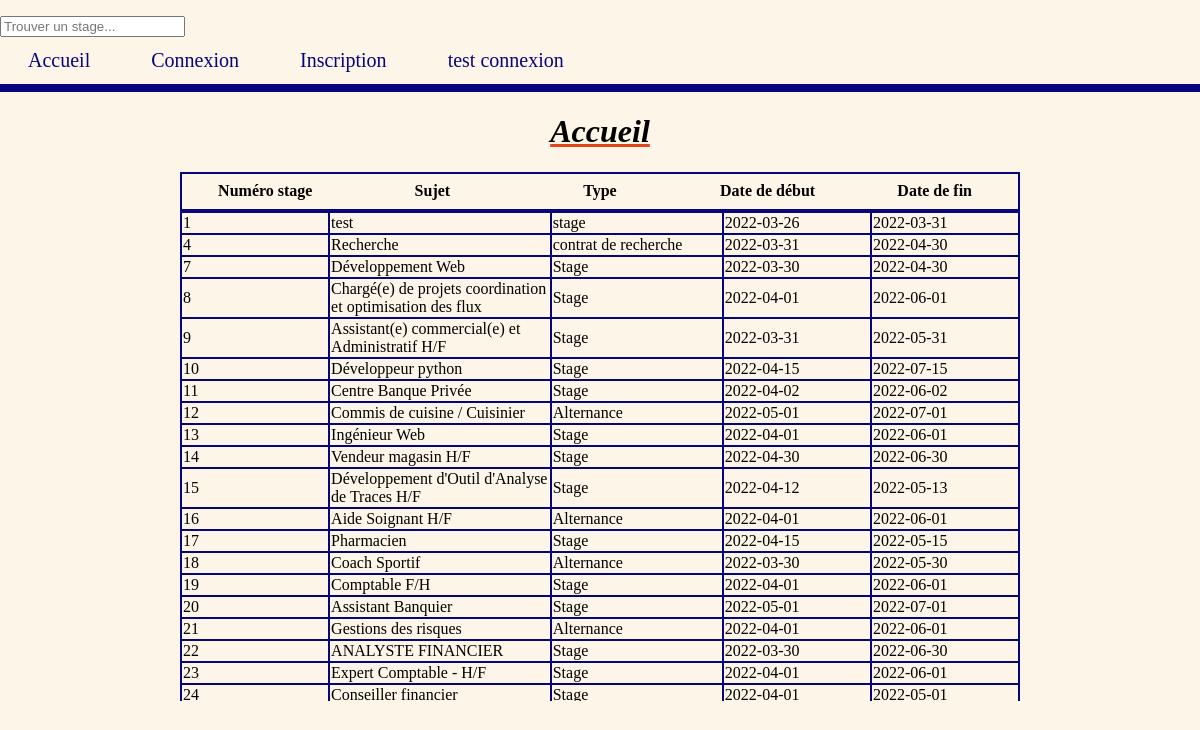
The page / on the database its author committed.
### tables this page shows
CREATE TABLE `stage` (
  `id_stage` int(11) NOT NULL,
  `sujet` varchar(100) NOT NULL,
  `contenu` text NOT NULL,
  `pref_etu` varchar(50) DEFAULT NULL,
  `date_debut` date DEFAULT NULL,
  `date_fin` date DEFAULT NULL,
  `date_supp` date DEFAULT NULL,
  `methode_cand` text,
  `type` varchar(100) DEFAULT NULL,
  `id_contact` int(11) NOT NULL
);

### index.php (the view, shortened to what this page needs)
<?php
	$servername = "localhost";
	$username = "root";
	$password = "root";
	$dbname = "gestion_stage";
	$conn = new mysqli($servername, $username, $password,$dbname);
?>
<!DOCTYPE html>
<html>
    <head>
         <link rel='stylesheet' type='text/css' href='site.css'>
    </head>
	<body>
		<header>
			<input id="searchbar" onkeyup="search_stage()" type="text"
			name="search" placeholder="Trouver un stage...">
			<ul class="menu">
			    <li>
			        <a href="index.php">Accueil</a>
			    </li>
			    <li>
			        <a href="connexion.php">Connexion</a>
			    </li>
			    <li>
			        <a href="inscription_etudiant.php">Inscription</a>
			    </li>
			    <li>
			        <a href="Etudiant.php">test connexion</a>
			    </li>
			</ul>
		</header>
		<h1>
		Accueil
		</h1>
<div>
	<table align="center">
			<thead>
				<tr>
					<th>Numéro stage</th>
					<th>Sujet</th>
					<th>Type</th>
					<th>Date de début</th>
					<th>Date de fin</th>
				</tr>
			</thead>
			<tbody>
			  <?php
				 $req="SELECT * FROM stage";
				 $result = $conn->query($req);
				 if ($result->num_rows > 0 )
					 {
				while ($row = $result->fetch_assoc())
				{
					?>
					 <tr>
						<td><?php echo $row['id_stage']?></td>
						<td><?php echo $row['sujet']?></td>
						<td><?php echo $row['type']?></td>
						<td><?php echo $row['date_debut']?></td>
						<td><?php echo $row['date_fin']?></td>
					  </tr>
					<?php
				}
					 }
				else
				{
				echo "0 résultats" ;
				}
				?>
			</tbody>
</div>
	</body>
</html>

### site.css (style rules this page uses)
html { height : auto; width : auto; margin : 0; padding : 0; }
ul { background : #fdf5e7; margin : 0; padding : 0; list-style-type: none; overflow: hidden; border-bottom: 8px solid; border-bottom-color: #05057c; font-size: 20px; }
li { display : inline-block; }
li a { display: inline-block; color: #05057c; text-align: center; padding: 12px 28px; text-decoration: none; }
body h1 { text-align : center; text-decoration : underline; text-decoration-color: #e4421a; }
body { margin :0; padding : 0; background : #fdf5e7; }
table { height: 100%; width: 70%; color : black; padding-left : 10%; border-collapse: collapse; border-color: #05057c; }
div { padding-top : 0,1%; }
tr { padding:25%; border: 2px solid; border-color : #05057c; }
td { border: 2px solid; border-color :#05057c; color : black; width : 8%; }
tbody { display : block; height: 490px; overflow-y : auto; }
thead, tbody { display : block; }
th { padding : 1%; width: 7%; }
h1 { font-style : italic; }

### rows shown on the page
stage: id_stage "1", sujet "test", type "stage", date_debut "2022-03-26", date_fin "2022-03-31"
stage: id_stage "4", sujet "Recherche", type "contrat de recherche", date_debut "2022-03-31", date_fin "2022-04-30"
stage: id_stage "7", sujet "Développement Web", type "Stage", date_debut "2022-03-30", date_fin "2022-04-30"
stage: id_stage "8", sujet "Chargé(e) de projets coordination et optimisation des flux", type "Stage", date_debut "2022-04-01", date_fin "2022-06-01"
stage: id_stage "9", sujet "Assistant(e) commercial(e) et Administratif H/F", type "Stage", date_debut "2022-03-31", date_fin "2022-05-31"
stage: id_stage "10", sujet "Développeur python", type "Stage", date_debut "2022-04-15", date_fin "2022-07-15"
stage: id_stage "11", sujet "Centre Banque Privée", type "Stage", date_debut "2022-04-02", date_fin "2022-06-02"
stage: id_stage "12", sujet "Commis de cuisine / Cuisinier", type "Alternance", date_debut "2022-05-01", date_fin "2022-07-01"
stage: id_stage "13", sujet "Ingénieur Web", type "Stage", date_debut "2022-04-01", date_fin "2022-06-01"
stage: id_stage "14", sujet "Vendeur magasin H/F", type "Stage", date_debut "2022-04-30", date_fin "2022-06-30"
stage: id_stage "15", sujet "Développement d'Outil d'Analyse de Traces H/F", type "Stage", date_debut "2022-04-12", date_fin "2022-05-13"
stage: id_stage "16", sujet "Aide Soignant H/F", type "Alternance", date_debut "2022-04-01", date_fin "2022-06-01"
stage: id_stage "17", sujet "Pharmacien", type "Stage", date_debut "2022-04-15", date_fin "2022-05-15"
stage: id_stage "18", sujet "Coach Sportif", type "Alternance", date_debut "2022-03-30", date_fin "2022-05-30"
stage: id_stage "19", sujet "Comptable F/H", type "Stage", date_debut "2022-04-01", date_fin "2022-06-01"
stage: id_stage "20", sujet "Assistant Banquier", type "Stage", date_debut "2022-05-01", date_fin "2022-07-01"
stage: id_stage "21", sujet "Gestions des risques", type "Alternance", date_debut "2022-04-01", date_fin "2022-06-01"
stage: id_stage "22", sujet "ANALYSTE FINANCIER", type "Stage", date_debut "2022-03-30", date_fin "2022-06-30"
stage: id_stage "23", sujet "Expert Comptable - H/F", type "Stage", date_debut "2022-04-01", date_fin "2022-06-01"
stage: id_stage "24", sujet "Conseiller financier", type "Stage", date_debut "2022-04-01", date_fin "2022-05-01"
